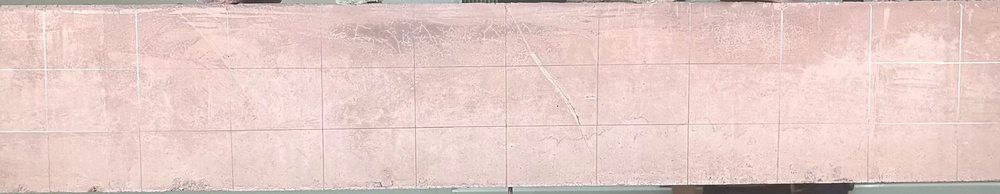
%> input picture my_practice/images/inputs/frame_0000.jpg, 1000 x 194 px, shrunk from 3840 x 745 before the run
$ octave robert_edges.m   (GNU Octave 9; MATLAB toolbox functions it lacks are replaced by stand-ins)
%> lines starting %> are read from the running program, lines starting %| are printed output that depends on the picture
%robert edges
I = imread('..\images\inputs\frame_0000.jpg');
%> I is the input picture: size 194x1000x3 uint8; mean R, G, B 229.5, 203.9, 198.9
gs = rgb2gray (I);
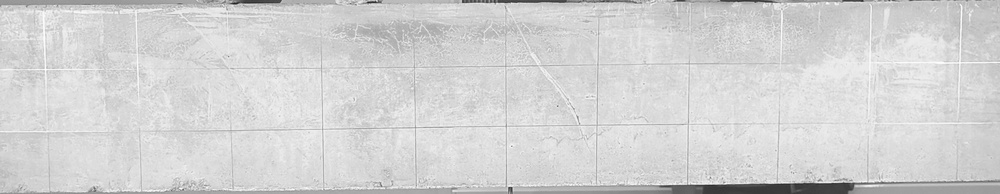
%> gs: size 194x1000 uint8; min 33, max 254, mean 211

F = edge(gs, "roberts");
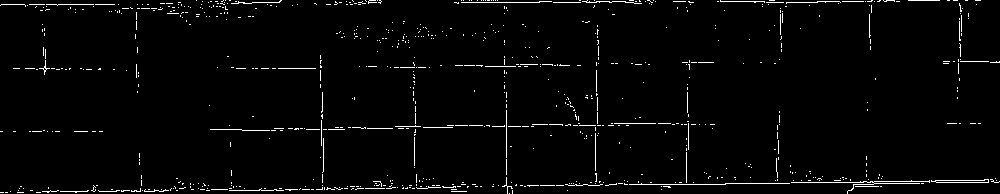
%> F: size 194x1000 logical; 2.3% white in thin lines or dots

figure; imshow(I); title('Original Image');
figure; imshow(gs); title('Gray Image');
figure; imshow(F); title('Detected Edges');

$ run again, with my_practice/images/inputs/frame_0013.jpg copied over my_practice/images/inputs/frame_0000.jpg
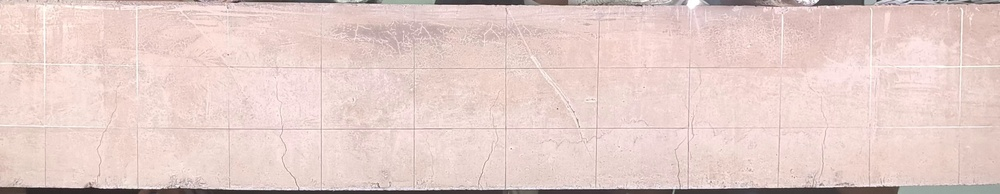
%> input picture my_practice/images/inputs/frame_0013.jpg, 1000 x 194 px, shrunk from 3840 x 745 before the run
%> I is the input picture: size 194x1000x3 uint8; mean R, G, B 229.6, 206.3, 201.5
%> `gs = rgb2gray (I);`:
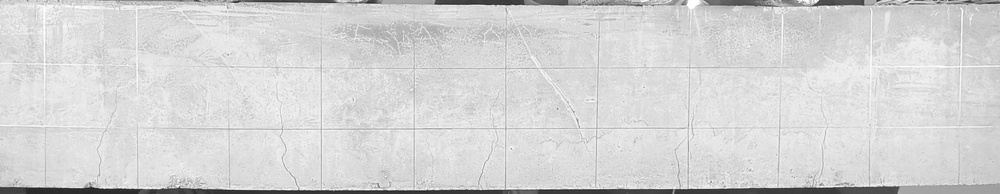
%> gs: size 194x1000 uint8; min 29, max 255, mean 212.8
%> `F = edge(gs, "roberts");`:
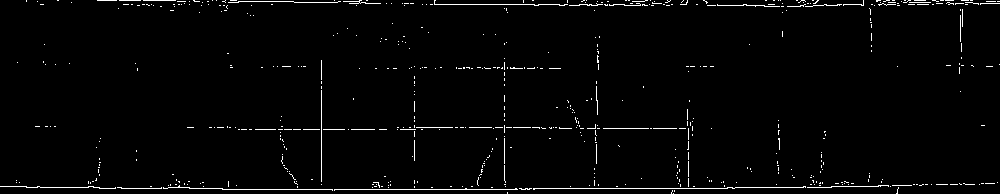
%> F: size 194x1000 logical; 1.9% white in thin lines or dots
